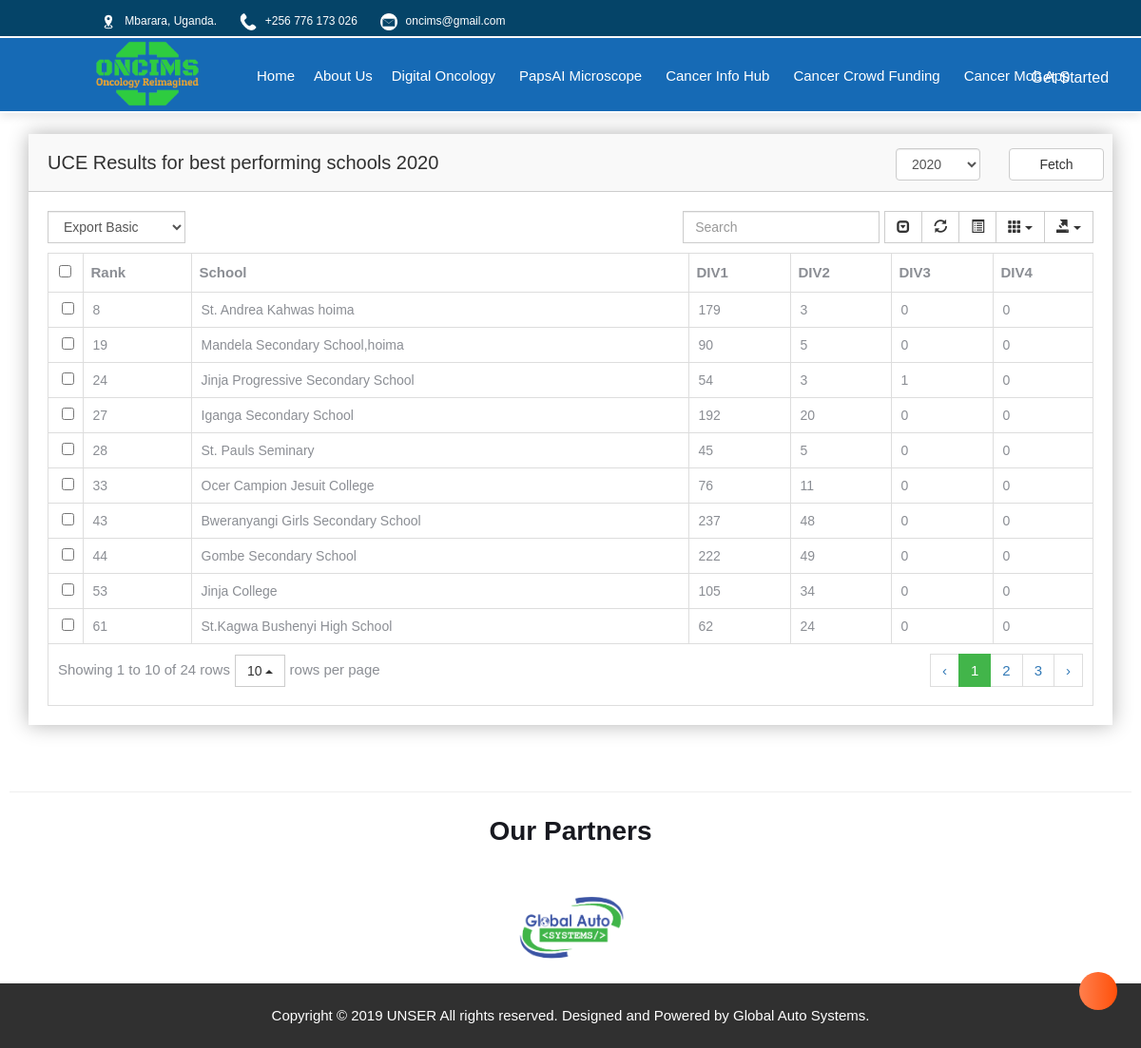
/results_uce/, run on the app's committed database.
### ministry/models.py (models this page shows, shortened)
class SchoolRankUCE(models.Model):
	rank = models.IntegerField()
	div1 = models.IntegerField()
	div2 = models.IntegerField()
	div3 = models.IntegerField()
	div4 = models.IntegerField()
	year = models.IntegerField()
	school = models.CharField(max_length=200)

### public/views.py (the view)
# urls.py: path('results_uce/', views.uce_results, name='results-uce'),
def uce_results(request):
	year = 2020
	if request.GET.get('year', None):
		year = request.GET.get('year', None)
	the_results = SchoolRankUCE.objects.filter(year=year).order_by('rank')[:500]
	context = {
		'title': 'UNEB Results',
		'head': 'UCE',
		'results':the_results,
		'year':year
	}
	return render(request, 'public/results_uce.html', context)

### public/templates/public/results_uce.html (shortened to what this page needs)
{% extends "public/base.html" %}
{% block content %}
<div class="data-table-area mg-t-40 mg-b-40">
    <div class="container">
        <div class="row">
            <div class="col-lg-12">
                <div class="sparkline13-list shadow-reset">
                    <div class="sparkline13-hd">
                        <div class="main-sparkline13-hd">
                            <h1><span class="table-project-n"> {{head}} Results for best performing schools {{year}}</span></h1>
                            <div class="sparkline13-outline-icon">
                                <form action="" method="GET">
                                    <div class="row">
                                    <div class="col-lg-6">
                                    <select name="year" id="" class="form-control">
                                        <option value="2020">2020</option>
                                    </select>
                                    </div>
                                    <div class="col-lg-3">
                                    <input type="submit" class="btn btn-default" value="Fetch" style="width: 100px;">
                                    </div>
                                </div>
                                </form>
                            </div>
                        </div>
                    </div>
                    <div class="sparkline13-graph">
                        <div class="datatable-dashv1-list custom-datatable-overright">
                            <div id="toolbar">
                                <select class="form-control">
                                    <option value="">Export Basic</option>
                                </select>
                            </div>
                            <table id="table" data-toggle="table" data-pagination="true" data-search="true" data-show-columns="true" data-show-pagination-switch="true" data-show-refresh="true" data-key-events="true" data-show-toggle="true" data-resizable="true" data-cookie="true" data-cookie-id-table="saveId" data-show-export="true" data-click-to-select="true" data-toolbar="#toolbar">
                                <thead>
                                    <tr>
                                        <th data-field="name" data-editable="false">Rank</th>
                                        <th data-field="reg_no" data-editable="false">School</th>
                                        <th data-field="div1" data-editable="false">DIV1</th>
                                        <th data-field="div2" data-editable="false">DIV2</th>
                                        <th data-field="div3" data-editable="false">DIV3</th>
                                        <th data-field="div4" data-editable="false">DIV4</th>
                                    </tr>
                                </thead>
                                <tbody>
                                {% for result in results %}
                                    <tr>
                                        <td>{{result.rank}}</td>
                                        <td>{{result.school}}</td>
                                        <td>{{result.div1}}</td>
                                        <td>{{result.div2}}</td>
                                        <td>{{result.div3}}</td>
                                        <td>{{result.div4}}</td>
                                    </tr>
                                {% endfor %}
                                </tbody>
                            </table>
                        </div>
                    </div>
                </div>
            </div>
        </div>
    </div>
</div>
{% endblock content %}

### ministry/static/css/switcher/color-one.css (style rules this page uses)
html, body { font-family: 'Open Sans', sans-serif;font-weight:400;background: #27ae60 }

### ministry/static/css/switcher/color-two.css (style rules this page uses)
html, body { font-family: 'Open Sans', sans-serif;font-weight:400;background: #1c84c6 }

### ministry/static/css/switcher/color-three.css (style rules this page uses)
html, body { font-family: 'Open Sans', sans-serif;font-weight:400;background: #ed5565 }

### ministry/static/css/switcher/color-four.css (style rules this page uses)
html, body { font-family: 'Open Sans', sans-serif;font-weight:400;background: #1ab394 }

### ministry/static/css/switcher/color-five.css (style rules this page uses)
html, body { font-family: 'Open Sans', sans-serif;font-weight:400;background: #EE7752 }

### ministry/static/css/switcher/color-six.css (style rules this page uses)
html, body { font-family: 'Open Sans', sans-serif;font-weight:400;background: #27ae60 }

### ministry/static/css/switcher/color-seven.css (style rules this page uses)
html, body { font-family: 'Open Sans', sans-serif;font-weight:400;background: #7f8c8d }

### ministry/static/css/switcher/color-eight.css (style rules this page uses)
html, body { font-family: 'Open Sans', sans-serif;font-weight:400;background: #0000ff }

### ministry/static/css/switcher/color-nine.css (style rules this page uses)
html, body { font-family: 'Open Sans', sans-serif;font-weight:400;background: #ff0080 }

### ministry/static/css/switcher/color-ten.css (style rules this page uses)
html, body { font-family: 'Open Sans', sans-serif;font-weight:400;background: #1a0000 }

### data on the page
SchoolRankUCE: rank "8", school "St. Andrea Kahwas hoima", div1 "179", div2 "3", div3 "0", div4 "0"
SchoolRankUCE: rank "19", school "Mandela Secondary School,hoima", div1 "90", div2 "5", div3 "0", div4 "0"
SchoolRankUCE: rank "24", school "Jinja Progressive Secondary School", div1 "54", div2 "3", div3 "1", div4 "0"
SchoolRankUCE: rank "27", school "Iganga Secondary School", div1 "192", div2 "20", div3 "0", div4 "0"
SchoolRankUCE: rank "28", school "St. Pauls Seminary", div1 "45", div2 "5", div3 "0", div4 "0"
SchoolRankUCE: rank "33", school "Ocer Campion Jesuit College", div1 "76", div2 "11", div3 "0", div4 "0"
SchoolRankUCE: rank "43", school "Bweranyangi Girls Secondary School", div1 "237", div2 "48", div3 "0", div4 "0"
SchoolRankUCE: rank "44", school "Gombe Secondary School", div1 "222", div2 "49", div3 "0", div4 "0"
SchoolRankUCE: rank "53", school "Jinja College", div1 "105", div2 "34", div3 "0", div4 "0"
SchoolRankUCE: rank "61", school "St.Kagwa Bushenyi High School", div1 "62", div2 "24", div3 "0", div4 "0"

### other printed values
{{ head }} "UCE"
{{ year }} "2020"
